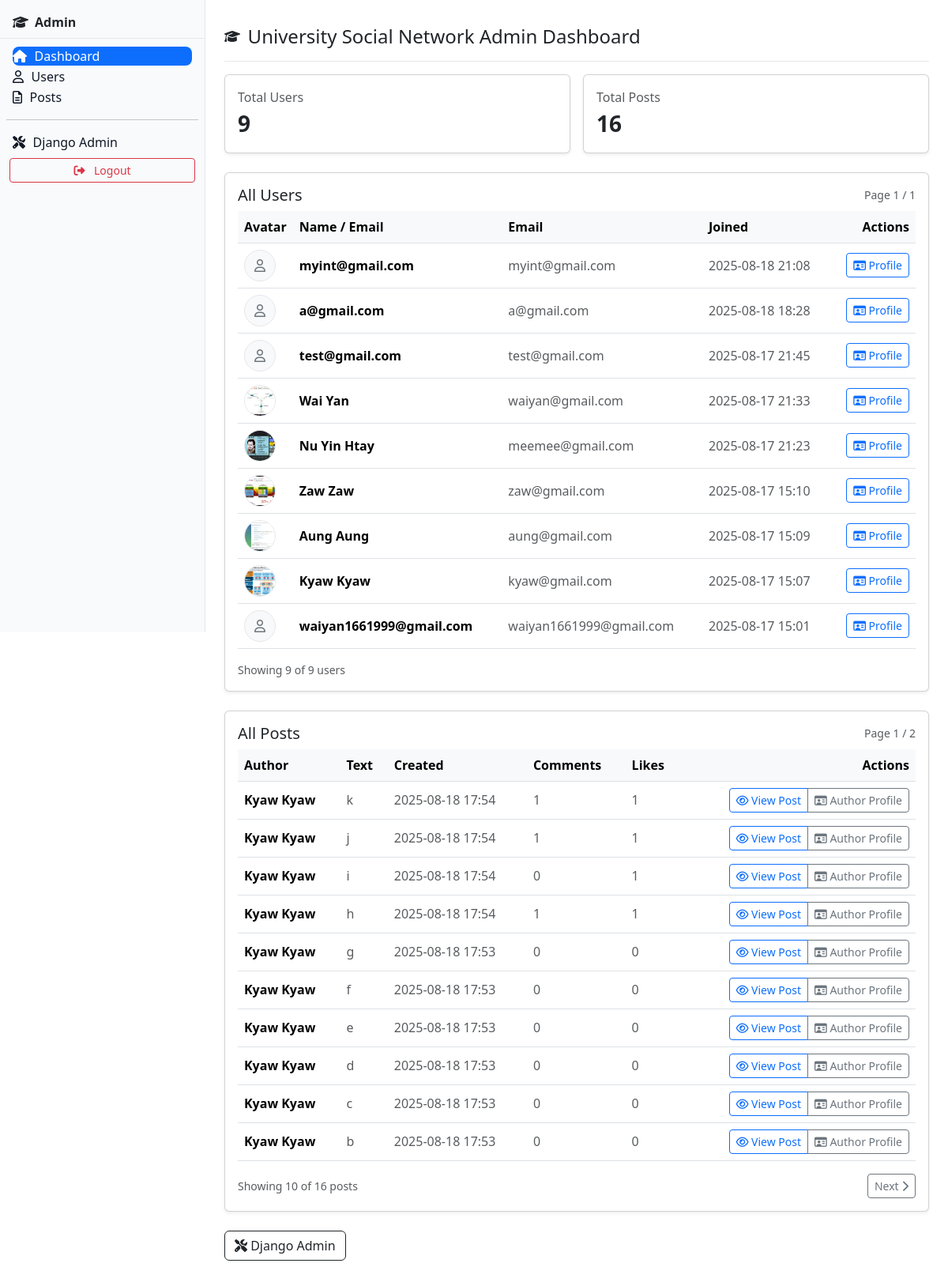
Page /admin-dash/ (signed in) on the earlier database version.
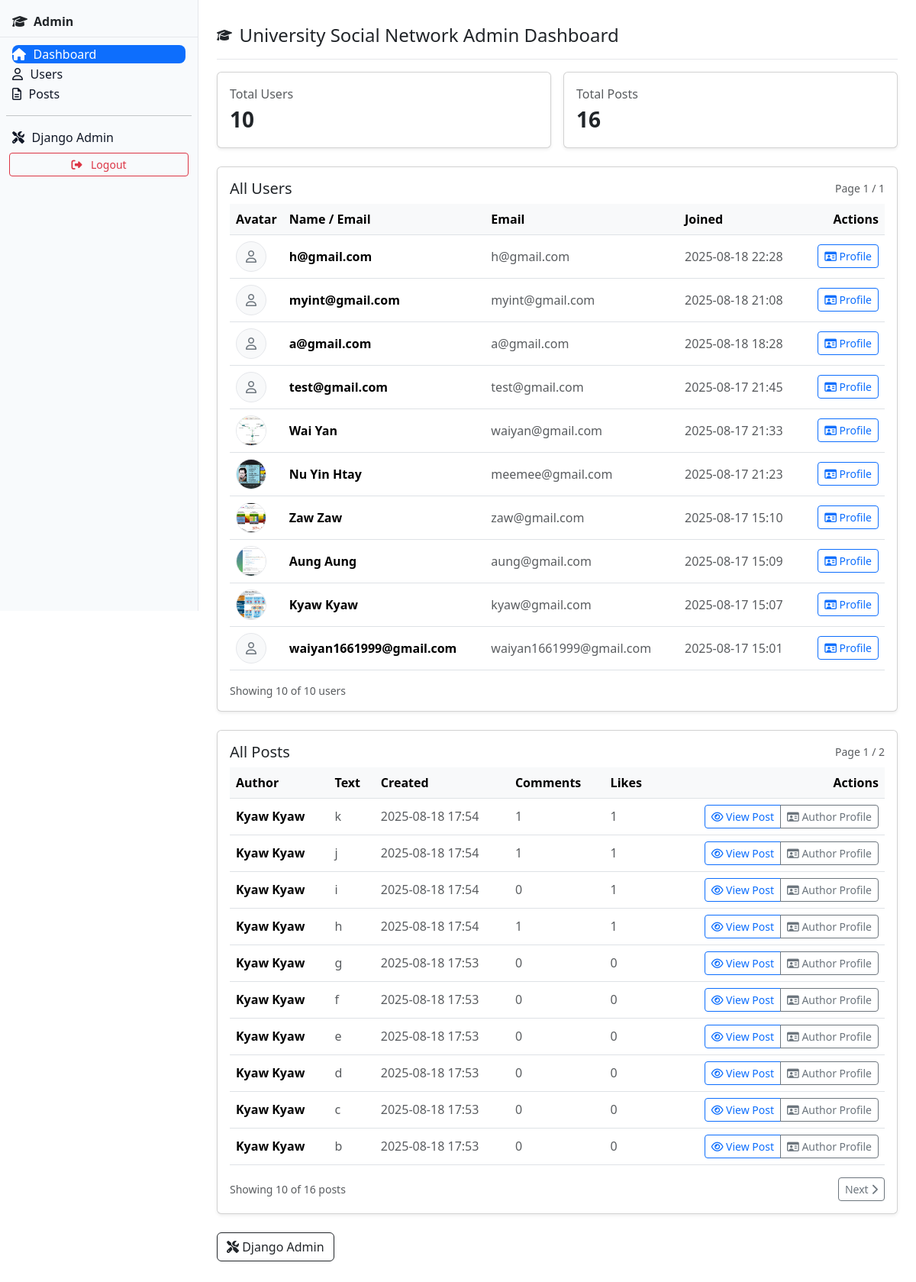
Same page on the later database version.
### myapp/models.py (models this page shows, shortened)
class User(AbstractBaseUser, PermissionsMixin):
    email = models.EmailField(unique=True)
    is_staff = models.BooleanField(default=False)
    is_active = models.BooleanField(default=True)
    date_joined = models.DateTimeField(default=timezone.now)
    objects = UserManager()
    USERNAME_FIELD = "email"
    REQUIRED_FIELDS = []

class Profile(models.Model):
    MAJOR = [
        ('CST', 'CST'),
        ('CS',  'Computer Science (CS)'),
        ('CT',  'Computer Technology (CT)'),
    ]
    ACADEMIC_YEAR = [
        ('FIRST_YEAR',  'first year'),
        ('SECOND_YEAR', 'Second year'),
        ('THIRD_YEAR',  'Third year'),
        ('FORUTH_YEAR', 'Fourth year'),
        ('FINAL_YEAR',  'Final year'),
    ]
    user = models.OneToOneField(
        settings.AUTH_USER_MODEL,
        on_delete=models.CASCADE,
        related_name="profile",
    )
    full_name = models.CharField(max_length=150, blank=True)
    bio = models.TextField(blank=True)
    major = models.CharField(max_length=15, choices=MAJOR, blank=True, null=True)
    year = models.CharField(max_length=15, choices=ACADEMIC_YEAR, blank=True, null=True)
    roll_no = models.CharField(max_length=15, blank=True, null=True)
    photo = models.ImageField(upload_to='profile', blank=True, null=True)
    phone_no = models.CharField(max_length=15, blank=True, null=True)
    posts_count = models.PositiveIntegerField(default=0)
    followers_count = models.PositiveIntegerField(default=0)
    following_count = models.PositiveIntegerField(default=0)

class Post(models.Model):
    author = models.ForeignKey(settings.AUTH_USER_MODEL, on_delete=models.CASCADE, related_name="posts")
    text = models.TextField(blank=True)
    photo = models.ImageField(upload_to='post', blank=True, null=True)
    is_edited = models.BooleanField(default=False)
    created_at = models.DateTimeField(default=timezone.now, db_index=True)
    updated_at = models.DateTimeField(auto_now=True)
    comments_count = models.PositiveIntegerField(default=0)
    likes_count = models.PositiveIntegerField(default=0)
    saves_count = models.PositiveIntegerField(default=0)
    class Meta:
        indexes = [
            models.Index(fields=["-created_at"]),
            models.Index(fields=["author", "-created_at"]),
        ]

### admindashboard/views.py (the view)
# urls.py: path("", views.home, name="home"),  # Dashboard page with users + posts
@login_required
@user_passes_test(_staff_required)
def home(request):
    try:
        u_size = int(request.GET.get("u_size", 10))
    except Exception:
        u_size = 10
    try:
        p_size = int(request.GET.get("p_size", 10))
    except Exception:
        p_size = 10
    users_qs = (
        User.objects
        .select_related("profile")
        .order_by("-date_joined")
    )
    users_page = _paginate(request, users_qs, per_page=u_size, page_param="u")
    posts_qs = (
        _post_likes_count_queryset()
        .select_related("author", "author__profile")
        .annotate(num_comments=Count("comments"))
        .order_by("-created_at")
    )
    posts_page = _paginate(request, posts_qs, per_page=p_size, page_param="p")
    context = {
        "total_users": User.objects.count(),
        "total_posts": Post.objects.count(),
        "users_page": users_page,
        "posts_page": posts_page,
        "u_size": u_size,
        "p_size": p_size,
    }
    return render(request, "admindashboard/index.html", context)

### admindashboard/views.py (called while the page is built)
def _staff_required(user):
    return user.is_staff or user.is_superuser

def _paginate(request, queryset, per_page=10, page_param="page"):
    paginator = Paginator(queryset, per_page)
    page_number = request.GET.get(page_param)
    try:
        page_obj = paginator.get_page(page_number)
    except (PageNotAnInteger, EmptyPage):
        page_obj = paginator.get_page(1)
    return page_obj

def _post_likes_count_queryset():
    try:
        Post._meta.get_field("likes_count")  # raises if not present
        return Post.objects.annotate(likes_count_eff=Coalesce(F("likes_count"), Value(0)))
    except Exception:
        return Post.objects.annotate(likes_count_eff=Count("likes"))

### myapp/context_processors.py (called while the page is built)
def unread_notifications_count(request):
    if request.user.is_authenticated:
        c = Notification.objects.filter(recipient=request.user, is_read=False).count()
    else:
        c = 0
    return {'unread_count': c}

### templates/admindashboard/index.html (shortened to what the changed rows need)
{% load static %}
<!doctype html>
<html lang="en">
<head>
  <link href="https://cdn.jsdelivr.net/npm/bootstrap@5.3.2/dist/css/bootstrap.min.css" rel="stylesheet">
  <link rel="stylesheet" href="https://cdnjs.cloudflare.com/ajax/libs/font-awesome/6.5.2/css/all.min.css"/>
</head>
<body>
  <div class="app">
    <div class="layout">
      <main class="content" id="top">
        <div class="row g-3 mb-4">
          <div class="col-md-6">
            <div class="card shadow-sm">
              <div class="card-body">
                <div class="text-muted">Total Users</div>
                <div class="fs-3 fw-bold" id="stat-users">{{ total_users }}</div>
              </div>
            </div>
          </div>
        </div>
        <div id="users" class="card shadow-sm mb-4">
          <div class="card-body">
            <div class="table-responsive">
              <table class="table align-middle">
                <thead>
                  <tr>
                    <th>Avatar</th>
                    <th>Name / Email</th>
                    <th>Email</th>
                    <th>Joined</th>
                    <th class="text-end">Actions</th>
                  </tr>
                </thead>
                <tbody>
                  {% for u in users_page %}
                  <tr>
                    <td style="width:60px">
                      {% if u.profile and u.profile.photo %}
                        <img class="avatar" src="{{ u.profile.photo.url }}" alt="avatar">
                      {% else %}
                        <div class="avatar d-flex align-items-center justify-content-center bg-light">
                          <i class="fa-regular fa-user text-secondary"></i>
                        </div>
                      {% endif %}
                    </td>
                    <td class="fw-semibold">
                      {{ u.profile.full_name|default:u.email }}
                    </td>
                    <td class="text-muted">{{ u.email }}</td>
                    <td class="text-muted nowrap">{{ u.date_joined|date:"Y-m-d H:i" }}</td>
                    <td class="text-end">
                      <a class="btn btn-sm btn-outline-primary" href="{% url 'social:profile-detail' u.pk %}">
                        <i class="fa-regular fa-id-card"></i> Profile
                      </a>
                    </td>
                  </tr>
                  {% empty %}
                  <tr><td colspan="5" class="text-center text-muted">No users.</td></tr>
                  {% endfor %}
                </tbody>
              </table>
            </div>
            <div class="d-flex justify-content-between align-items-center">
              <div class="small text-muted">Showing {{ users_page|length }} of {{ users_page.paginator.count }} users</div>
            </div>
          </div>
        </div>
        <div id="posts" class="card shadow-sm mb-4">
          <div class="card-body">
            <div class="table-responsive">
              <table class="table align-middle">
                <thead>
                  <tr>
                    <th>Author</th>
                    <th>Text</th>
                    <th>Created</th>
                    <th>Comments</th>
                    <th>Likes</th>
                    <th class="text-end">Actions</th>
                  </tr>
                </thead>
                <tbody>
                  {% for p in posts_page %}
                  <tr>
                    <td class="fw-semibold">
                      {{ p.author.profile.full_name|default:p.author.email }}
                    </td>
                    <td class="text-muted" style="max-width:420px;">
                      {{ p.text|default:"(no text)" }}
                    </td>
                    <td class="text-muted nowrap">{{ p.created_at|date:"Y-m-d H:i" }}</td>
                    <td class="text-muted">{{ p.num_comments }}</td>
                    <td class="text-muted">{{ p.likes_count_eff }}</td>
                    <td class="text-end">
                      <div class="btn-group">
                        <a class="btn btn-sm btn-outline-primary" href="{% url 'social:post-detail' p.pk %}">
                          <i class="fa-regular fa-eye"></i> View Post
                        </a>
                        <a class="btn btn-sm btn-outline-secondary" href="{% url 'social:profile-detail' p.author.pk %}">
                          <i class="fa-regular fa-id-card"></i> Author Profile
                        </a>
                      </div>
                    </td>
                  </tr>
                  {% empty %}
                  <tr><td colspan="6" class="text-center text-muted">No posts.</td></tr>
                  {% endfor %}
                </tbody>
              </table>
            </div>
          </div>
        </div>
      </main>
    </div>
  </div>
</body>
</html>

Differences in the rows shown:
added User: profile.full_name "h@gmail.com", email "h@gmail.com", date_joined "2025-08-18 22:28"
Other differences:
{{ total_users }}: "9" → "10"
{{ users_page|length }}: "9" → "10"
{{ users_page.paginator.count }}: "9" → "10"
